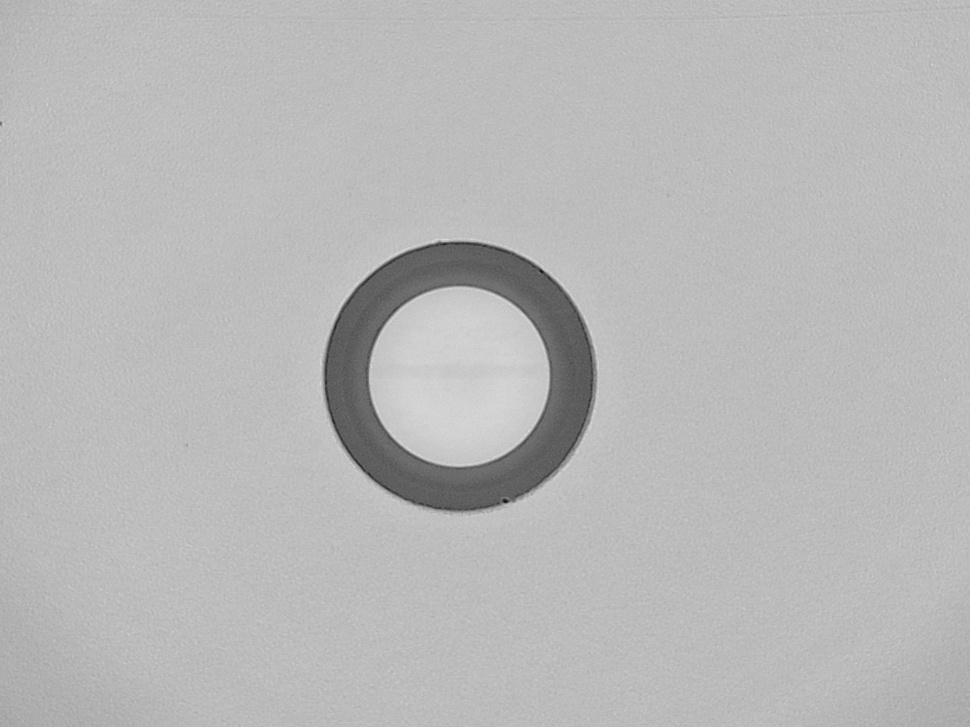
#> input picture dataset/91_clean_20250705_0001.jpg, 970 x 727 px, shrunk from 1152 x 864 before the run, given in place of the camera
$ python simple_geometry_detector.py
#> lines starting #> are read from the running program, lines starting #| are printed output that depends on the picture; after the words box and inside, x2 and y2 are one past the last pixel; in counts of white or black regions, pixels touching at a corner belong together
#!/usr/bin/env python3
"""
Simple Geometry Detector - Easy Start Version
============================================

A simplified version of the geometry detector that's easier to run
and debug. Perfect for testing your setup.

Usage:
    python simple_geometry_detector.py
"""

import cv2
import numpy as np
import sys

def detect_shapes_simple(frame):
    """Simple shape detection function"""
    shapes_info = []

    # Convert to grayscale
    gray = cv2.cvtColor(frame, cv2.COLOR_BGR2GRAY)

    # Apply blur to reduce noise
    blurred = cv2.GaussianBlur(gray, (5, 5), 0)

    # Edge detection
    edges = cv2.Canny(blurred, 50, 150)

    # Find contours
    contours, _ = cv2.findContours(edges, cv2.RETR_EXTERNAL, cv2.CHAIN_APPROX_SIMPLE)

    for contour in contours:
        # Skip small contours
        area = cv2.contourArea(contour)
        if area < 500:
            continue

        # Approximate polygon
        perimeter = cv2.arcLength(contour, True)
        approx = cv2.approxPolyDP(contour, 0.04 * perimeter, True)

        # Get center
        M = cv2.moments(contour)
        if M["m00"] != 0:
            cx = int(M["m10"] / M["m00"])
            cy = int(M["m01"] / M["m00"])
        else:
            cx, cy = 0, 0

        # Classify shape
        vertices = len(approx)
        shape_type = "unknown"
        color = (128, 128, 128)

        if vertices == 3:
            shape_type = "triangle"
            color = (255, 0, 0)
        elif vertices == 4:
            # Check if square or rectangle
            x, y, w, h = cv2.boundingRect(approx)
            aspect_ratio = w / float(h)
            if 0.95 <= aspect_ratio <= 1.05:
                shape_type = "square"
                color = (0, 255, 255)
            else:
                shape_type = "rectangle"
                color = (0, 255, 0)
        elif vertices == 5:
            shape_type = "pentagon"
            color = (255, 0, 255)
        elif vertices == 6:
            shape_type = "hexagon"
            color = (0, 165, 255)
        elif vertices > 6:
            # Check if circle
            area = cv2.contourArea(contour)
            perimeter = cv2.arcLength(contour, True)
            circularity = 4 * np.pi * area / (perimeter * perimeter)
            if circularity > 0.8:
                shape_type = "circle"
                color = (255, 255, 0)
            else:
                shape_type = f"polygon({vertices})"
                color = (255, 255, 255)

        shapes_info.append({
            'contour': contour,
            'approx': approx,
            'center': (cx, cy),
            'type': shape_type,
            'color': color,
            'area': area
        })

    return shapes_info

def draw_shapes(frame, shapes_info):
    """Draw detected shapes on frame"""
    output = frame.copy()

    for shape in shapes_info:
        # Draw contour
        cv2.drawContours(output, [shape['contour']], -1, shape['color'], 2)

        # Draw center
        cv2.circle(output, shape['center'], 5, (255, 0, 0), -1)

        # Draw vertices
        for point in shape['approx']:
            cv2.circle(output, tuple(point[0]), 3, (0, 255, 0), -1)

        # Add label
        cv2.putText(output, shape['type'],
                   (shape['center'][0] - 40, shape['center'][1] - 10),
                   cv2.FONT_HERSHEY_SIMPLEX, 0.5, shape['color'], 2)

        # Add area
        cv2.putText(output, f"A:{int(shape['area'])}",
                   (shape['center'][0] - 40, shape['center'][1] + 20),
                   cv2.FONT_HERSHEY_SIMPLEX, 0.4, (255, 255, 255), 1)

    # Add info text
    cv2.putText(output, f"Shapes detected: {len(shapes_info)}",
               (10, 30), cv2.FONT_HERSHEY_SIMPLEX, 0.7, (255, 255, 255), 2)

    cv2.putText(output, "Press 'q' to quit",
               (10, 60), cv2.FONT_HERSHEY_SIMPLEX, 0.7, (255, 255, 255), 2)

    return output

def main():
    print("Simple Geometry Detector")
    print("========================")
    print(f"OpenCV Version: {cv2.__version__}")
    print("\nControls:")
    print("  'q' - Quit")
    print("  's' - Save screenshot")
    print("\nTrying to open camera...")

    # Try to open camera with different methods
    cap = None
    for i in range(5):  # Try first 5 camera indices
        cap = cv2.VideoCapture(i)
        if cap.isOpened():
            ret, frame = cap.read()
#> frame is the input picture: shape (727, 970, 3); min 16, max 221, mean 184.1
            if ret and frame is not None:
                print(f"✓ Camera opened successfully at index {i}")
                break
            else:
                cap.release()

    if cap is None or not cap.isOpened():
        print("\n✗ Could not open camera!")
        print("\nTroubleshooting:")
        print("1. Make sure camera is connected")
        print("2. Close other apps using camera")
        print("3. Try running: python camera_test.py --scan")
        sys.exit(1)

    # Main loop
    frame_count = 0

    try:
        while True:
            ret, frame = cap.read()
            if not ret:
                print("Failed to read frame")
                break

            # Detect shapes
            shapes = detect_shapes_simple(frame)
#> in detect_shapes_simple, `edges = cv2.Canny(blurred, 50, 150)`:
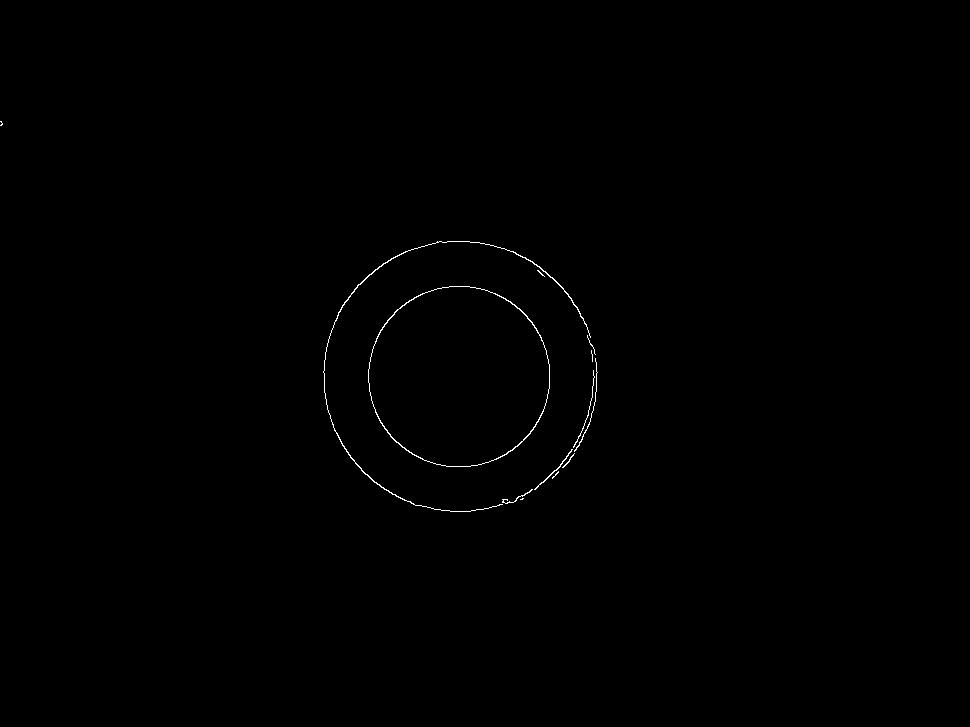
#> edges: shape (727, 970); 0.26% white in thin lines or dots, all inside (x1, y1, x2, y2) = (0, 121, 598, 512)
#> in detect_shapes_simple, `contours, _ = cv2.findContours(edges, cv2.RETR_EXTERNAL, cv2.CHAIN_APP..`: contours = 13 contours, 10 with area under 20; largest, box (x1, y1, x2, y2) and area: (368, 286, 550, 467) 25747, (323, 241, 591, 512) 176, (534, 449, 573, 490) 34
#> the loop in detect_shapes_simple, `for contour in contours:` made 13 passes
#> (cx, cy, vertices, shape_type, color, circularity) on pass 10: (458, 376, 8, 'circle', (255, 255, 0), 0.898)
#> after the loop in detect_shapes_simple, `for contour in contours:`: shapes_info = 1 item
#> shapes = 1 item

            # Draw results
            output = draw_shapes(frame, shapes)
#> the loop in draw_shapes, `for shape in shapes_info:` made 1 pass
#> after the loop in draw_shapes, `for shape in shapes_info:`:
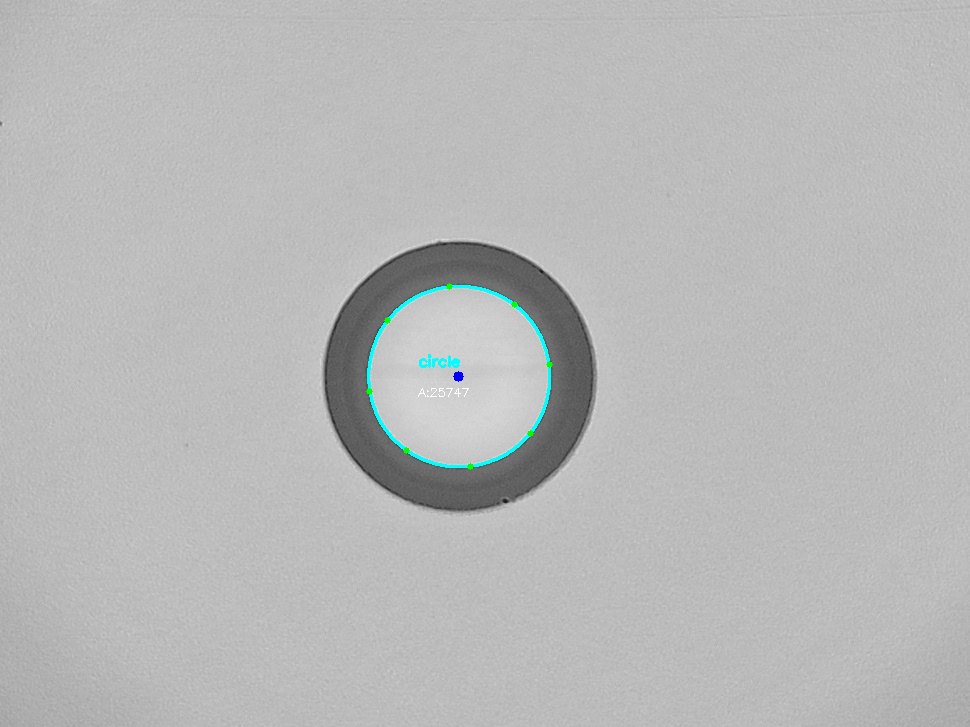
#> output: shape (727, 970, 3); 0.36% of pixels changed, all inside (x1, y1, x2, y2) = (366, 283, 553, 470)
#> in draw_shapes, `cv2.putText(output, "Press 'q' to quit", (10, 60), cv2.FONT_HERSHEY_SI..`:
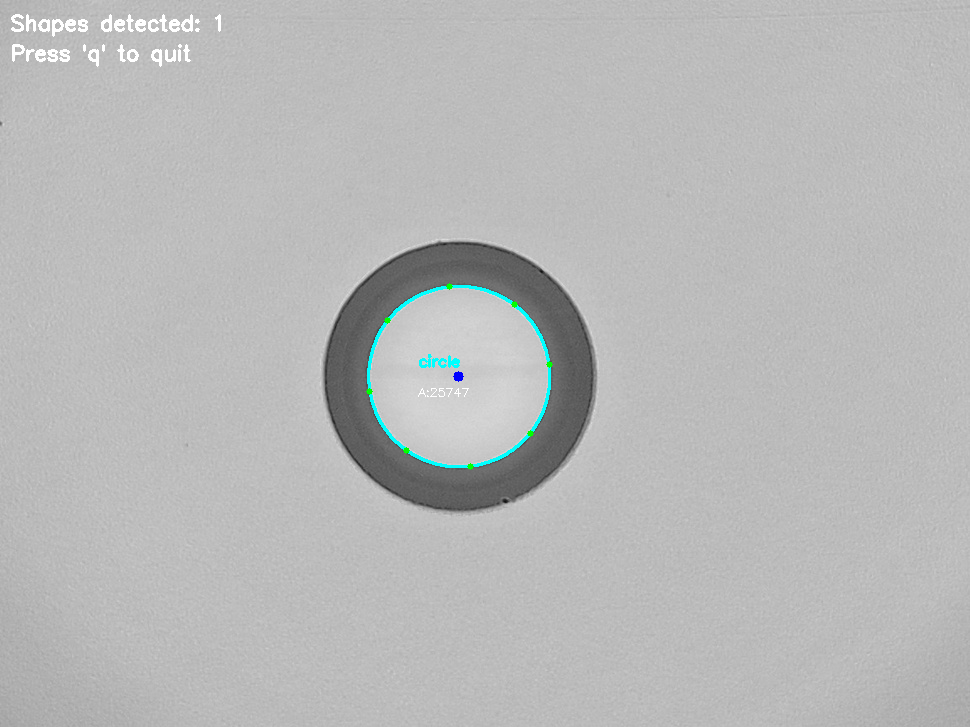
#> output: shape (727, 970, 3); mean B, G, R 184.6, 184.7, 183.8

            # Show frame
            cv2.imshow('Simple Geometry Detector', output)

            # Handle keyboard
            key = cv2.waitKey(1) & 0xFF
#> (key q is pressed here)
            if key == ord('q'):
                print("Quitting...")
                break
            elif key == ord('s'):
                filename = f'simple_geometry_{frame_count}.png'
                cv2.imwrite(filename, output)
                print(f"Saved: {filename}")

            frame_count += 1

    except KeyboardInterrupt:
        print("\nInterrupted by user")
    except Exception as e:
        print(f"\nError: {e}")
    finally:
        # Cleanup
        cap.release()
        cv2.destroyAllWindows()
        print(f"\nProcessed {frame_count} frames")
        print("Goodbye!")

if __name__ == "__main__":
    main()

$ run again, on dataset/91_clean_20250705_0006.jpg
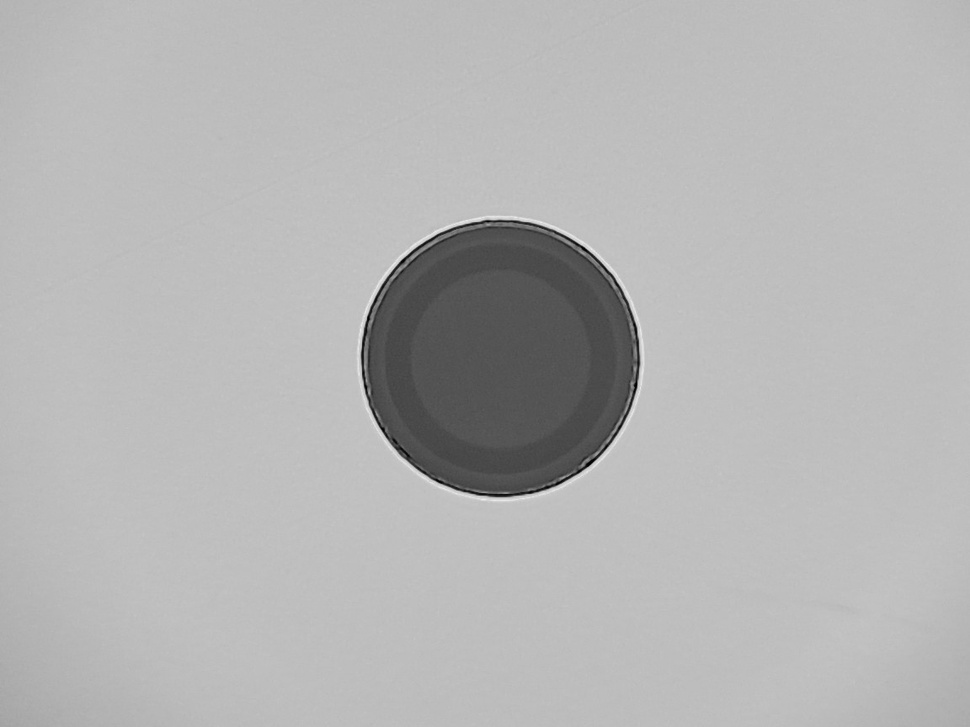
#> input picture dataset/91_clean_20250705_0006.jpg, 970 x 727 px, shrunk from 1152 x 864 before the run, given in place of the camera
#> in main, frame is the input picture: shape (727, 970, 3); min 0, max 239, mean 180
#> in detect_shapes_simple, `edges = cv2.Canny(blurred, 50, 150)`:
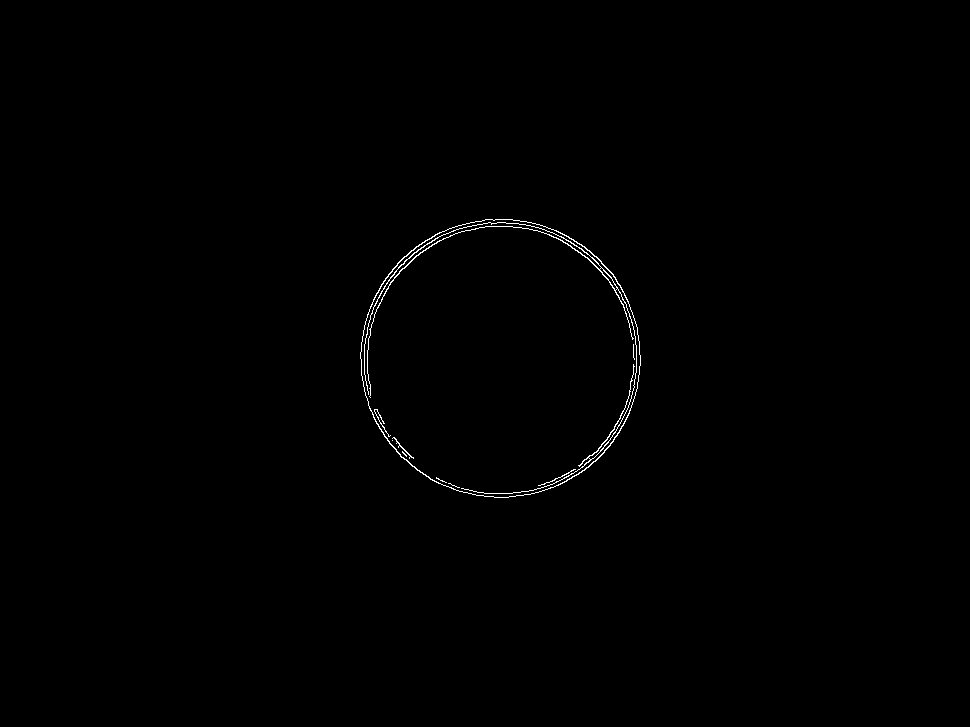
#> edges: shape (727, 970); 0.38% white in thin lines or dots, all inside (x1, y1, x2, y2) = (360, 219, 641, 498)
#> contours = 1 contour; box (x1, y1, x2, y2) and area: (360, 219, 641, 498) 61042
#> the loop in detect_shapes_simple, `for contour in contours:` made 1 pass
#> (cx, cy, vertices, shape_type, color, circularity) on pass 1: (500, 357, 8, 'circle', (255, 255, 0), 0.893)
#> after the loop in detect_shapes_simple, `for contour in contours:`: shapes_info = 1 item
#> the loop in draw_shapes, `for shape in shapes_info:` made 1 pass
#> in draw_shapes, `cv2.putText(output, "Press 'q' to quit", (10, 60), cv2.FONT_HERSHEY_SI..`:
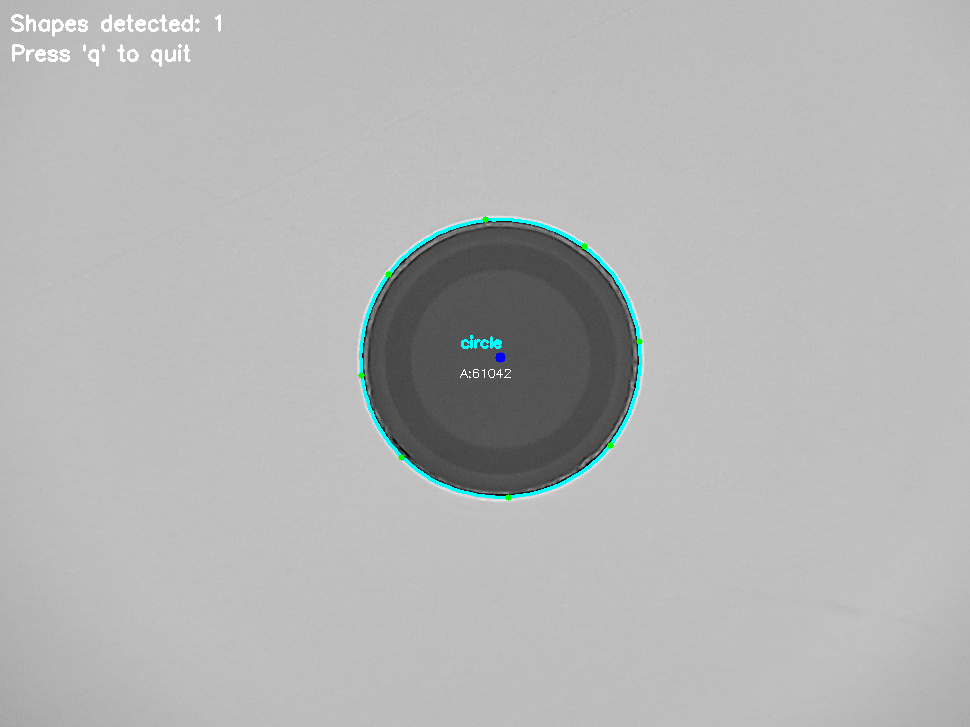
#> output: shape (727, 970, 3); mean B, G, R 180.8, 180.8, 179.6
